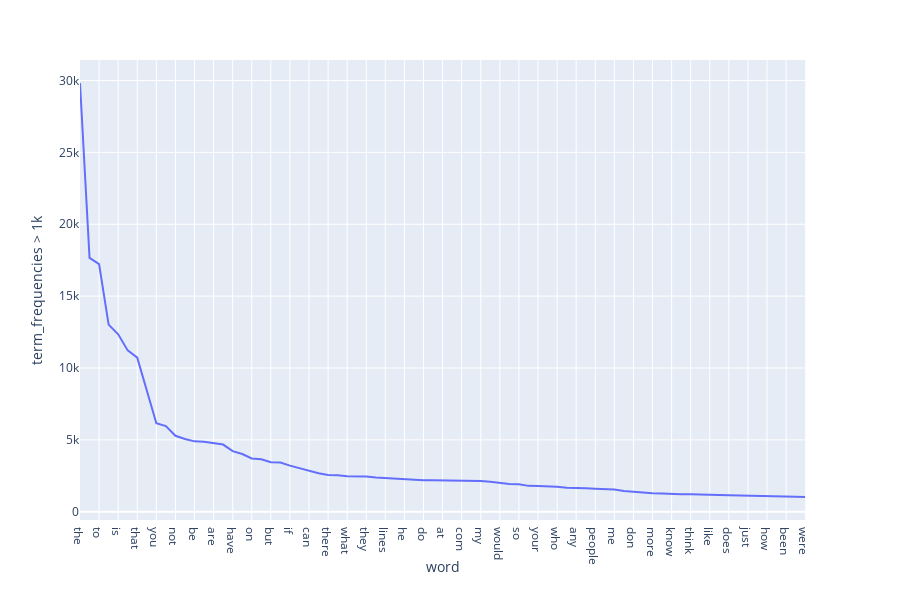

The cell this chart's notebook holds for it:
### Code cell
# Answer here
import plotly.express as px

candidate2 = [word for (word,_) in match]
term_frequencies2 = [frequency for (_,frequency) in match]

fig = px.line(x=candidate2, y=term_frequencies2, labels={'x':'word', 'y':'term_frequencies > 1k'})
fig.show()

### Figure 1 — Plotly figure (JSON) as saved in the notebook; plotly's stock layout.template omitted (floating-point values rounded to 4 significant figures)
{"data": [{"hoverlabel": {"namelength": 0}, "hovertemplate": "word=%{x}<br>term_frequencies > 1k=%{y}", "legendgroup": "", "line": {"color": "#636efa", "dash": "solid"}, "mode": "lines", "name": "", "showlegend": false, "type": "scatter", "x": ["the", "of", "to", "and", "is", "in", "that", "it", "you", "for", "not", "this", "be", "from", "are", "edu", "have", "as", "on", "with", "but", "or", "if", "was", "can", "we", "there", "by", "what", "subject", "they", "an", "lines", "one", "he", "god", "do", "organization", "at", "re", "com", "about", "my", "all", "would", "will", "so", "some", "your", "no", "who", "has", "any", "writes", "people", "which", "me", "article", "don", "his", "more", "other", "know", "when", "think", "their", "like", "university", "does", "out", "just", "only", "how", "also", "been", "than", "were"], "xaxis": "x", "y": [29825, 17660, 17222, 13017, 12343, 11226, 10723, 8447, 6157, 5962, 5285, 5063, 4898, 4877, 4769, 4675, 4218, 4015, 3709, 3655, 3453, 3432, 3208, 3020, 2818, 2674, 2556, 2548, 2472, 2464, 2448, 2393, 2353, 2312, 2232, 2216, 2193, 2192, 2191, 2186, 2172, 2148, 2143, 2093, 2000, 1925, 1912, 1802, 1793, 1791, 1742, 1671, 1669, 1645, 1604, 1599, 1543, 1453, 1400, 1318, 1286, 1278, 1230, 1215, 1213, 1184, 1177, 1170, 1151, 1142, 1130, 1127, 1100, 1090, 1068, 1045, 1028], "yaxis": "y"}], "layout": {"height": 600, "legend": {"tracegroupgap": 0}, "margin": {"t": 60}, "xaxis": {"anchor": "y", "domain": [0, 0.98], "title": {"text": "word"}}, "yaxis": {"anchor": "x", "domain": [0, 1], "title": {"text": "term_frequencies > 1k"}}}}
